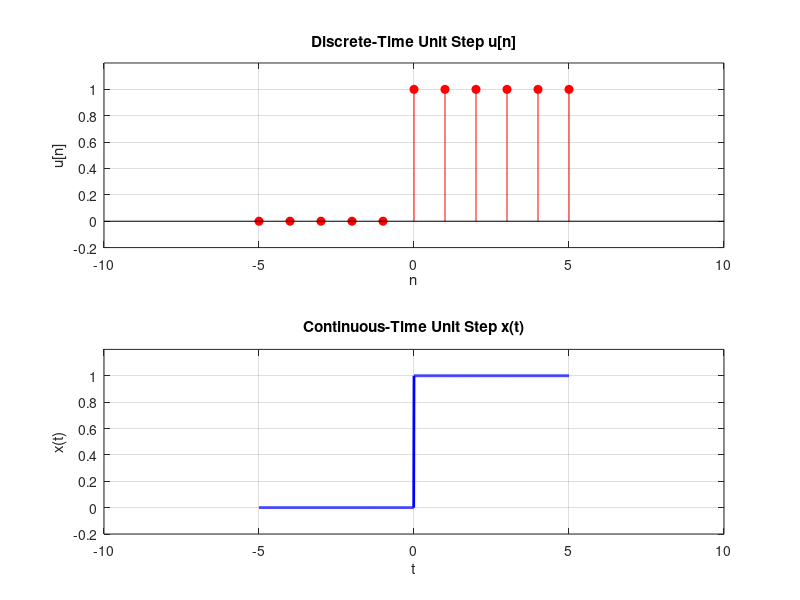

Write the MATLAB code that produced this figure.
%{
In this code we will be plotting the continuous time and the discrete time
unit step function.
To do this, we will be :
declaring the time vectors initially
then we will define the signals
then we will be creating the figure
lastly we will be using the subplot to create separate axes
then we will be using the axis function as axis([xmin xmax ymin ymax])
which will make the plot more presentable
%}

%-time
n = -5 : 5 ;%-Discrete time
t = -5:0.01:5;%-Continuous time (fine resolution)

%-signals
u_discrete = n>= 0; %Discrete Unit Step
u_continuous = t>= 0; %Continuous Unit Step

%-create figure
figure;

%----- LeftSubplot:Discrete Time
subplot(2,1,1);
stem(n, u_discrete, 'r', 'filled');
title('Discrete-Time Unit Step u[n]');
xlabel('n');
ylabel('u[n]');
grid on;
axis([-10 10 -0.2 1.2]);


% ----- Right subplot: Continuous Time
subplot(2,1,2);
plot(t, u_continuous, 'b', 'LineWidth', 2);
title('Continuous-Time Unit Step x(t)');
xlabel('t');
ylabel('x(t)');
grid on;
axis([-10 10 -0.2 1.2]);

